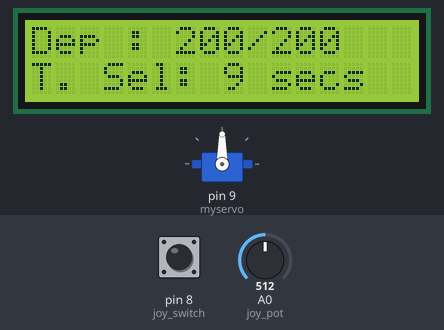
Simulated run of this sketch. Board: Arduino Uno, built with avr-gcc and run on an emulated ATmega328P. Shown: servo, 16×2 character LCD. Inputs (shaded band) come from the test bench; at power-on: A0 (joy_pot) = 512, pin 8 (joy_switch) HIGH. EEPROM starts erased; what the sketch prints to the serial monitor is not drawn.

Above: at 1.2 s.
1.3 s: A0 (joy_pot) set to 610
4.3 s: A0 (joy_pot) set to 490
At 5.5 s:
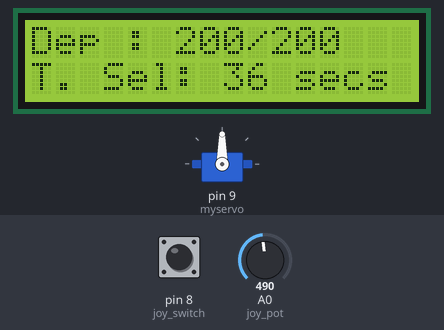
6.5 s: pin 8 (joy_switch) pulled LOW for 1 s
At 10.2 s:
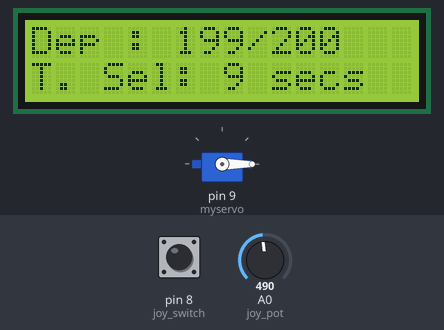
10.5 s: A0 (joy_pot) set to 716
At 10.95 s:
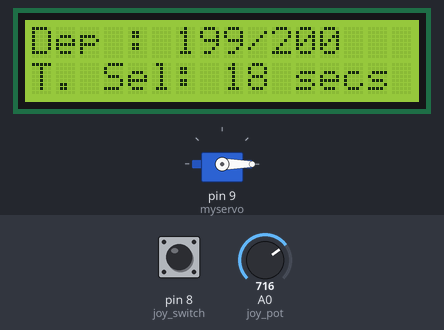
Timing chart, 0 to 13.5 s (numbered marks = the images above; inputs shaded):
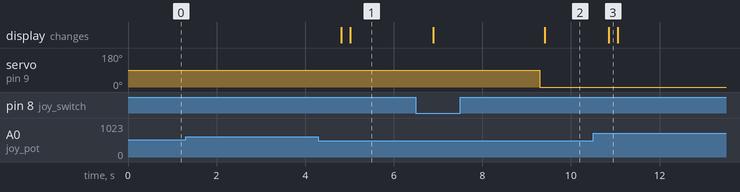

Measured:
- after the input at 1.3 s, every drawn part: stays the same
- after the input at 4.3 s, the display: first changes after 0.52 s (image 1 shows a later state)
- after the input at 6.5 s, servo on pin 9 (myservo): 90° → 0° after 2.8 s; the display: first changes after 0.39 s (image 2 shows a later state)
- after the input at 10.5 s, the display: changes after 0.35 s (image 3)

The sketch:

sprayer.ino
```cpp
/*
  Initialize the servo, LCD screen, joystick, and potentiometer.
  Read the current value of the time selection and the deploy counter from EEPROM.
  Use the potentiometer to select one of the three available time intervals (9, 18, or 36 seconds). Save the new time selection in EEPROM.
  Use the switch embedded in the joystick to reset the counter to 200 and the selected time to 9 seconds. Overwrite the values in EEPROM.
  Display the current time selection and the deploy counter on the LCD screen.
  Use a loop to deploy the servo every selected time interval. Within the loop, decrease the deploy counter and update the value in EEPROM after each deploy.
  Check if the deploy counter reaches 0, if so, stop the loop and display a message on the LCD screen indicating that the system is out of deploys.
*/

#include <Servo.h>
#include <EEPROM.h>
#include <Wire.h>
//#include <LiquidCrystal_I2C.h>

Servo myservo;
//LiquidCrystal_I2C lcd(0x27, 16, 2);
// include the library code:
#include <LiquidCrystal.h>
// initialize the library by associating any needed LCD interface pin
// with the arduino pin number it is connected to
const int rs = 7, en = 6, d4 = 5, d5 = 4, d6 = 3, d7 = 2;
LiquidCrystal lcd(rs, en, d4, d5, d6, d7);
int joy_switch = 8;
int joy_pot = A0;
int deploy_counter_address = 0;
int time_selection_address = 1;
int deploy_counter = 200;
long time_selection = 9; // 9 sec
int times = 0;
unsigned long lastMillis = 0; // keeping track of non blocking time
void setup()
{
    myservo.attach(9);
    pinMode(joy_switch, INPUT_PULLUP);
   // lcd.init();
    //lcd.backlight();
    lcd.begin(16, 2);
    deploy_counter = EEPROM.read(deploy_counter_address);
    time_selection = EEPROM.read(time_selection_address);
    Serial.begin(9600);
    // handling first time issue
    if (time_selection == 255)
        time_selection = 9;
    if (deploy_counter == 255)
        deploy_counter = 200;
    display();
}

void loop()
{
    int joy_val = analogRead(joy_pot);
    int switch_val = digitalRead(joy_switch);
    // Serial.print("joystick pos : ");
    // Serial.println(joy_val);
    if (joy_val < 500)
    {
        times++;
        selection(times);
        delay(200);
        display();
    }
    if (joy_val > 600)
    {
        times--;
        selection(times);
        delay(200);
        display();
    }
    if (switch_val == LOW)
    {
        Serial.println("pressed");
        deploy_counter = 200;
        time_selection = 9; // 9 secs
        EEPROM.write(deploy_counter_address, deploy_counter);
        EEPROM.write(time_selection_address, time_selection);
        display();
    }

    if (millis() - lastMillis > (time_selection * 1000))
    {
        Serial.println(time_selection);
        lastMillis = millis();
        Serial.println("elapsed");
        myservo.write(90);
        delay(100);
        myservo.write(0);
        delay(100);
        deploy_counter--;
        EEPROM.write(deploy_counter_address, deploy_counter);
        display();
    }
}
void display()
{
    lcd.clear();
    lcd.print("Dep : ");
    lcd.print(deploy_counter);
    lcd.println("/200");
    lcd.setCursor(0, 1);
    lcd.print("T. Sel: ");
    lcd.print(time_selection);
    lcd.println(" secs");
}
void selection(int select)
{
    if (select >= 3)
        select, times = 3;
    else if (select <= 0)
        select, times = 0;
    switch (select)
    {
    case 1:
        time_selection = 9;
        Serial.println("now on 9 secs");
        break; // 9 secs
    case 2:
        time_selection = 18;
        Serial.println("now on 18 secs");
        break; // 18 secs
    case 3:
        time_selection = 36;
        Serial.println("now on 36 secs");
        break; // 36 secs
    }
    EEPROM.write(time_selection_address, time_selection);
}
```
